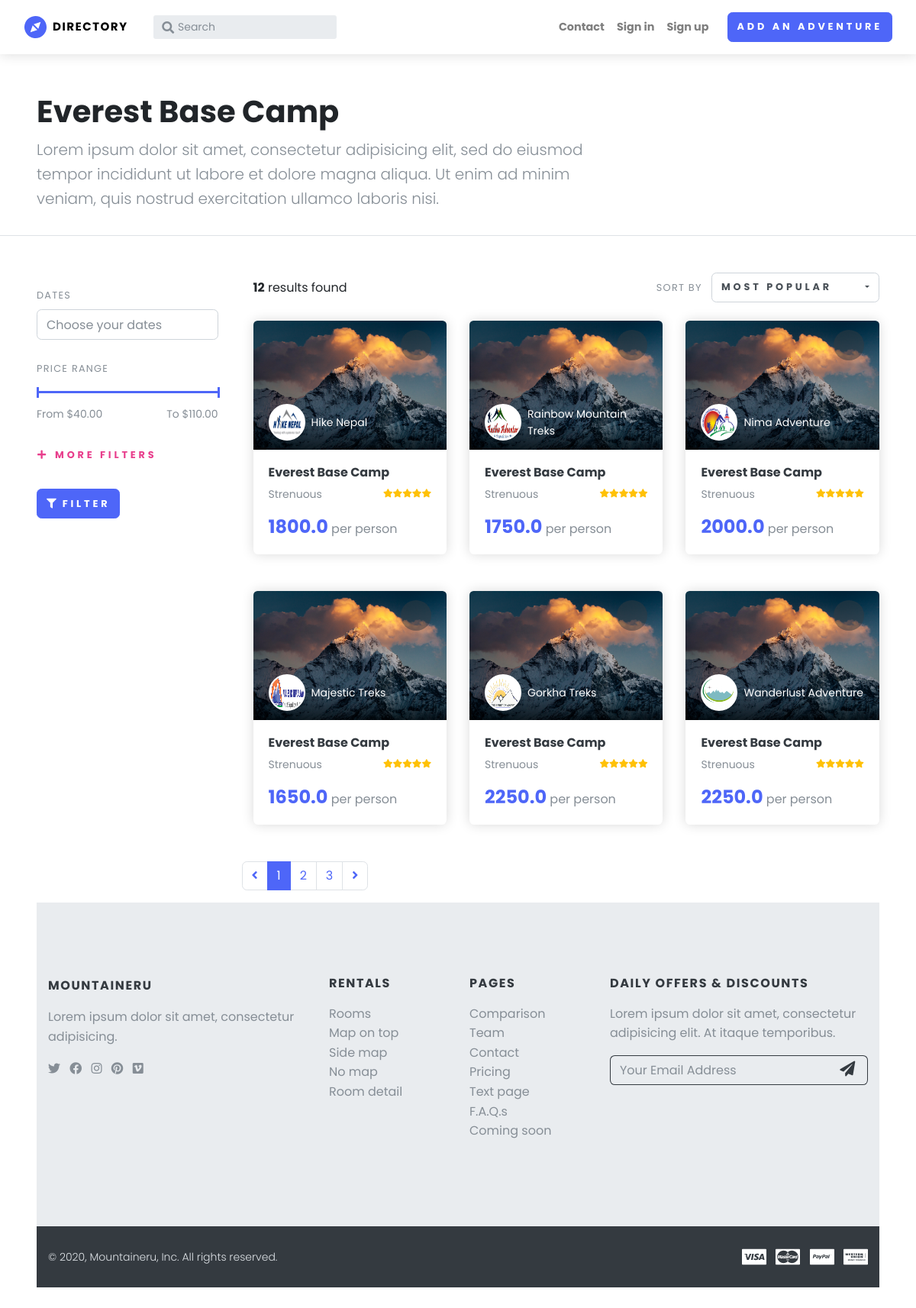
/everest-base-camp, run on the app's committed database.
### meru/models.py (models this page shows, shortened)
class Trip(db.Model):
    __tablename__ = 'mountaineru-trip'
    trip_id = db.Column(db.Integer,
                        primary_key = True)
    trek_id = db.Column(db.Integer,
                        index=False,
                        unique=False,
                        nullable=False)
    trek_name = db.Column(db.String(80),
                          index=False,
                          unique=False,
                          nullable=False)
    trek_code = db.Column(db.String(10),
                          index=False,
                          unique=False,
                          nullable=False)
    start_date = db.Column(db.DateTime,
                           index=False,
                           unique=False,
                           nullable=False)
    end_date = db.Column(db.DateTime,
                        index=False,
                        unique=False,
                        nullable=False)
    difficulty = db.Column(db.String(20),
                           index=False,
                           unique=False,
                           nullable=False)
    price = db.Column(db.Float,
                      index=False,
                      unique=False,
                      nullable=False)
    guide_company_id = db.Column(db.Integer,
                                 index=False,
                                 unique=False,
                                 nullable=False)
    guide_company = db.Column(db.String(128),
                              index=False,
                              unique=False,
                              nullable=False)

class Guide_Company(db.Model):
    id = db.Column(db.Integer, primary_key=True)
    guide_company_id = db.Column(db.Integer, index=False, unique=True, nullable=False)
    guide_company_name = db.Column(db.String(128), index=False, unique=True, nullable=False)
    logo_url = db.Column(db.String(256), unique=True, nullable=True)

### meru/routes.py (the view)
@app.route('/everest-base-camp', methods = ['POST', 'GET'])
def category_ebc():
    trips = Trip.query.filter_by(trek_code='EBC').all()
    title = 'Everest Base Camp'
    image = 'img/photo/khumbu-1.jpg'
    guides = Guide_Company.query.all()
    trip_guide = {}
    for trip in trips:
        trip_guide[trip.trip_id] = trip.guide_company_id
    guide_logo = {}
    for guide in guides:
        guide_logo[guide.guide_company_id] = guide.logo_url
    trip_logo = {}
    for trip, guide in trip_guide.items():
        trip_logo[trip] = guide_logo[guide]
    return render_template('category.html', trips=trips, title=title, image=image, trip_logo=trip_logo)

### meru/templates/category.html (shortened to what this page needs)
    {% extends 'base.html' %}
    {% block body %}
    <div class="container-fluid pt-5 pb-3 border-bottom px-lg-5">
      <div class="row">
        <div class="col-xl-8">
          <h1>{{ title }}</h1>
          <p class="lead text-muted">Lorem ipsum dolor sit amet, consectetur adipisicing elit, sed do eiusmod tempor incididunt ut labore et dolore magna aliqua. Ut enim ad minim veniam, quis nostrud exercitation ullamco laboris nisi.</p>
        </div>
      </div>
    </div>
    <div class="container-fluid py-5 px-lg-5">
      <div class="row">
        <div class="col-lg-3 pt-3">
          <form class="pr-xl-3" action="#" autocomplete="off">
            <div class="mb-4">
              <label class="form-label" for="form_dates">Dates</label>
              <div class="datepicker-container datepicker-container-left">
                <input class="form-control" type="text" name="bookingDate" id="form_dates" placeholder="Choose your dates">
              </div>
            </div>
            <div class="mb-4">
              <label class="form-label">Price range</label>
              <div class="text-primary" id="slider-snap"></div>
              <div class="nouislider-values">
                <div class="min">From $<span id="slider-snap-value-from"></span></div>
                <div class="max">To $<span id="slider-snap-value-to"></span></div>
              </div>
            </div>
            <div class="pb-4">
              <div class="mb-4">
                <button class="btn btn-link btn-collapse pl-0 text-secondary" type="button" data-toggle="collapse" data-target="#moreFilters" aria-expanded="false" aria-controls="moreFilters" data-expanded-text="Less filters" data-collapsed-text="More filters">More filters</button>
              </div>
              <div class="mb-4">
                <button class="btn btn-primary" type="submit"> <i class="fas fa-filter mr-1"></i>Filter                </button>
              </div>
            </div>
          </form>
        </div>
        <div class="col-lg-9">
          <div class="d-flex justify-content-between align-items-center flex-column flex-md-row mb-4">
            <div class="mr-3">
              <p class="mb-3 mb-md-0"><strong>12</strong> results found</p>
            </div>
            <div>
              <label class="form-label mr-2" for="form_sort">Sort by</label>
            </div>
          </div>
          <div class="row">
            {% for trip in trips %}
            <div class="col-sm-6 col-xl-4 mb-5 hover-animate" data-marker-id="59c0c8e33b1527bfe2abaf92">
              <div class="card h-100 border-0 shadow">
                <div class="card-img-top overflow-hidden gradient-overlay"> <img class="img-fluid" src="{{ url_for('static', filename=image) }}" alt="Modern, Well-Appointed Room"/><a class="tile-link" href="#"></a>
                  <div class="card-img-overlay-bottom z-index-20">
                    <div class="media text-white text-sm align-items-center"><img class="avatar avatar-border-white mr-2" src="{{ url_for('static', filename=trip_logo[trip.trip_id]) }}" alt="Pamela"/>
                      <div class="media-body">{{ trip.guide_company }}</div>
                    </div>
                  </div>
                  <div class="card-img-overlay-top text-right"><a class="card-fav-icon position-relative z-index-40" href="javascript: void();">
                      <svg class="svg-icon text-white">
                        <use xlink:href="#heart-1"> </use>
                      </svg></a></div>
                </div>
                <div class="card-body d-flex align-items-center">
                  <div class="w-100">
                    <h6 class="card-title"><a class="text-decoration-none text-dark" href="#">{{ trip.trek_name }}</a></h6>
                    <div class="d-flex card-subtitle mb-3">
                      <p class="flex-grow-1 mb-0 text-muted text-sm">{{ trip.difficulty }}</p>
                      <p class="flex-shrink-1 mb-0 card-stars text-xs text-right"><i class="fa fa-star text-warning"></i><i class="fa fa-star text-warning"></i><i class="fa fa-star text-warning"></i><i class="fa fa-star text-warning"></i><i class="fa fa-star text-warning"></i>
                      </p>
                    </div>
                    <p class="card-text text-muted"><span class="h4 text-primary">{{ trip.price }}</span> per person</p>
                  </div>
                </div>
              </div>
            </div>
            {% endfor %}
          <nav aria-label="Page navigation example">
            <ul class="pagination pagination-template d-flex justify-content-center">
              <li class="page-item"><a class="page-link" href="#"> <i class="fa fa-angle-left"></i></a></li>
              <li class="page-item active"><a class="page-link" href="#">1</a></li>
              <li class="page-item"><a class="page-link" href="#">2</a></li>
              <li class="page-item"><a class="page-link" href="#">3</a></li>
              <li class="page-item"><a class="page-link" href="#"> <i class="fa fa-angle-right"></i></a></li>
            </ul>
          </nav>
        </div>
      </div>
    </div>
    {% endblock %}

### meru/templates/base.html (shortened to what this page needs)
<!DOCTYPE html>
<html lang="en">
  <head>
    <link rel="stylesheet" href="{{ url_for('static', filename='vendor/nouislider/nouislider.css') }}">
    <link rel="stylesheet" href="https://cdnjs.cloudflare.com/ajax/libs/Swiper/4.4.1/css/swiper.min.css">
    <link rel="stylesheet" href="{{ url_for('static', filename='vendor/magnific-popup/magnific-popup.css') }}">
    <link rel="stylesheet" href="{{ url_for('static', filename='css/style.default.css') }}" id="theme-stylesheet">
    <link rel="stylesheet" href="{{ url_for('static', filename='css/custom.css') }}">
    <link rel="stylesheet" href="https://use.fontawesome.com/releases/v5.8.1/css/all.css">
  </head>
  <body style="padding-top: 72px;">
    <header class="header">
      <nav class="navbar navbar-expand-lg fixed-top shadow navbar-light bg-white">
        <div class="container-fluid">
          <div class="d-flex align-items-center"><a class="navbar-brand py-1" href="/home"><img src="{{ url_for('static', filename='img/logo.svg') }}" alt="Directory logo"></a>
            <form class="form-inline d-none d-sm-flex" action="#" id="search">
              <div class="input-label-absolute input-label-absolute-left input-reset input-expand ml-lg-2 ml-xl-3">
                <label class="label-absolute" for="search_search"><i class="fa fa-search"></i><span class="sr-only">What are you looking for?</span></label>
                <input class="form-control form-control-sm border-0 shadow-0 bg-gray-200" id="search_search" placeholder="Search" aria-label="Search">
              </div>
            </form>
          </div>
          <div class="collapse navbar-collapse" id="navbarCollapse">
            <ul class="navbar-nav ml-auto">
              <li class="nav-item"><a class="nav-link" href="/contact">Contact</a>
              </li>
              <li class="nav-item"><a class="nav-link" href="#">Sign in</a></li>
              <li class="nav-item"><a class="nav-link" href="#">Sign up</a></li>
              <li class="nav-item mt-3 mt-lg-0 ml-lg-3 d-lg-none d-xl-inline-block"><a class="btn btn-primary" href="#">Add an adventure</a></li>
            </ul>
          </div>
        </div>
      </nav>
    </header>
    {% block body %}
    {% endblock %}
    <footer class="position-relative z-index-10 d-print-none">
      <div class="py-6 bg-gray-200 text-muted">
        <div class="container">
          <div class="row">
            <div class="col-lg-4 mb-5 mb-lg-0">
              <div class="font-weight-bold text-uppercase text-dark mb-3">Mountaineru</div>
              <p>Lorem ipsum dolor sit amet, consectetur adipisicing.</p>
              <ul class="list-inline">
                <li class="list-inline-item"><a class="text-muted text-hover-primary" href="#" target="_blank" title="twitter"><i class="fab fa-twitter"></i></a></li>
                <li class="list-inline-item"><a class="text-muted text-hover-primary" href="#" target="_blank" title="facebook"><i class="fab fa-facebook"></i></a></li>
                <li class="list-inline-item"><a class="text-muted text-hover-primary" href="#" target="_blank" title="instagram"><i class="fab fa-instagram"></i></a></li>
                <li class="list-inline-item"><a class="text-muted text-hover-primary" href="#" target="_blank" title="pinterest"><i class="fab fa-pinterest"></i></a></li>
                <li class="list-inline-item"><a class="text-muted text-hover-primary" href="#" target="_blank" title="vimeo"><i class="fab fa-vimeo"></i></a></li>
              </ul>
            </div>
            <div class="col-lg-2 col-md-6 mb-5 mb-lg-0">
              <h6 class="text-uppercase text-dark mb-3">Rentals</h6>
              <ul class="list-unstyled">
                <li><a class="text-muted" href="#">Rooms     </a></li>
                <li><a class="text-muted" href="#">Map on top     </a></li>
                <li><a class="text-muted" href="#">Side map     </a></li>
                <li><a class="text-muted" href="#">No map     </a></li>
                <li><a class="text-muted" href="#">Room detail     </a></li>
              </ul>
            </div>
            <div class="col-lg-2 col-md-6 mb-5 mb-lg-0">
              <h6 class="text-uppercase text-dark mb-3">Pages</h6>
              <ul class="list-unstyled">
                <li><a class="text-muted" href="#">Comparison</a></li>
                <li><a class="text-muted" href="#">Team</a></li>
                <li><a class="text-muted" href="#">Contact</a></li>
                <li><a class="text-muted" href="#">Pricing</a></li>
                <li><a class="text-muted" href="#">Text page</a></li>
                <li><a class="text-muted" href="#">F.A.Q.s</a></li>
                <li><a class="text-muted" href="#">Coming soon</a></li>
              </ul>
            </div>
            <div class="col-lg-4">
              <h6 class="text-uppercase text-dark mb-3">Daily Offers & Discounts</h6>
              <p class="mb-3"> Lorem ipsum dolor sit amet, consectetur adipisicing elit. At itaque temporibus.</p>
              <form action="#" id="newsletter-form">
                <div class="input-group mb-3">
                  <input class="form-control bg-transparent border-dark border-right-0" type="email" placeholder="Your Email Address" aria-label="Your Email Address">
                  <div class="input-group-append">
                    <button class="btn btn-outline-dark border-left-0" type="submit"> <i class="fa fa-paper-plane text-lg"></i></button>
                  </div>
                </div>
              </form>
            </div>
          </div>
        </div>
      </div>
      <div class="py-4 font-weight-light bg-gray-800 text-gray-300">
        <div class="container">
          <div class="row align-items-center">
            <div class="col-md-6 text-center text-md-left">
              <p class="text-sm mb-md-0">&copy; 2020, Mountaineru, Inc.  All rights reserved.</p>
            </div>
            <div class="col-md-6">
              <ul class="list-inline mb-0 mt-2 mt-md-0 text-center text-md-right">
                <li class="list-inline-item"><img class="w-2rem" src="{{ url_for('static', filename='img/visa.svg') }}" alt="..."></li>
                <li class="list-inline-item"><img class="w-2rem" src="{{ url_for('static', filename='img/mastercard.svg') }}" alt="..."></li>
                <li class="list-inline-item"><img class="w-2rem" src="{{ url_for('static', filename='img/paypal.svg') }}" alt="..."></li>
                <li class="list-inline-item"><img class="w-2rem" src="{{ url_for('static', filename='img/western-union.svg') }}" alt="..."></li>
              </ul>
            </div>
          </div>
        </div>
      </div>
    </footer>
  </body>
</html>

### data on the page
Trip: logo_url (picture), guide_company "Hike Nepal", trek_name "Everest Base Camp", difficulty "Strenuous", price "1800.0"
Trip: logo_url (picture), guide_company "Rainbow Mountain Treks", trek_name "Everest Base Camp", difficulty "Strenuous", price "1750.0"
Trip: logo_url (picture), guide_company "Nima Adventure", trek_name "Everest Base Camp", difficulty "Strenuous", price "2000.0"
Trip: logo_url (picture), guide_company "Majestic Treks", trek_name "Everest Base Camp", difficulty "Strenuous", price "1650.0"
Trip: logo_url (picture), guide_company "Gorkha Treks", trek_name "Everest Base Camp", difficulty "Strenuous", price "2250.0"
Trip: logo_url (picture), guide_company "Wanderlust Adventure", trek_name "Everest Base Camp", difficulty "Strenuous", price "2250.0"

### other printed values
{{ title }} "Everest Base Camp"
